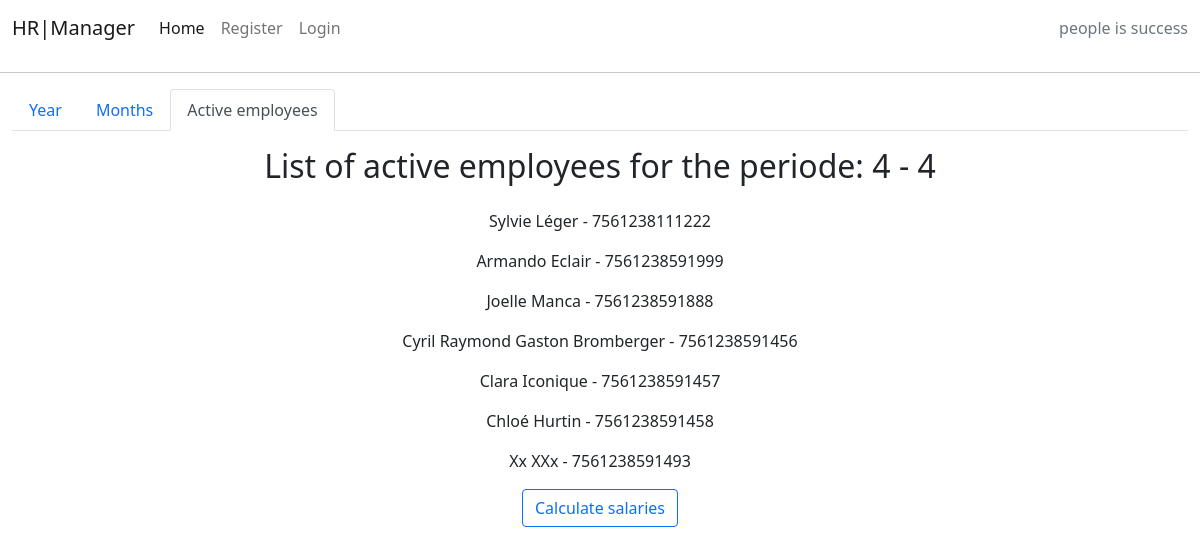
/generator/4/4/employees/, run on an earlier commit of the app's database.
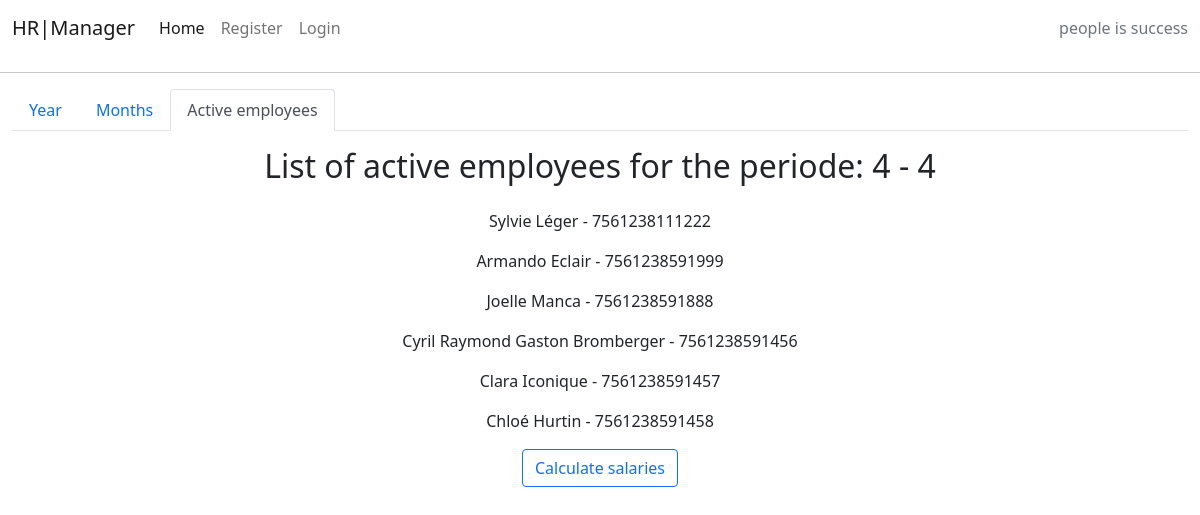
And on a later commit of the database.
### hrmanager/models.py (models this page shows, shortened)
class Employees(models.Model):
    title = models.CharField(max_length=200, unique=True, default='')
    first_name = models.CharField(max_length=30)
    last_name = models.CharField(max_length=30)
    employees_gender = models.CharField(max_length=1, choices=EMPLOYEES_GENDER)
    employees_marital_status = models.CharField(
        max_length=1, choices=EMPLOYEES_MARITAL_STATUS)
    children_for_allocations_type_1 = models.CharField(
        choices=CHILDREN_BELOW_18, blank=True, max_length=2)
    children_for_allocations_type_2 = models.CharField(
        choices=CHILDREN_BELOW_25, blank=True, max_length=2)
    birth_date = models.DateField()
    employees_age = models.PositiveSmallIntegerField()
    email_adress = models.EmailField()
    phone_number = models.IntegerField()
    emergency_contact = models.CharField(max_length=30)
    emergency_phonenumber = models.IntegerField()
    employee_picture = CloudinaryField('image', default='placeholder')
    social_security_number = models.CharField(
        max_length=13, unique=True)
    employees_bankaccount = models.CharField(max_length=21)
    start_date = models.DateField()
    end_date = models.DateField(blank=True, null=True, default=None)
    employees_holiday_rights = models.IntegerField()
    base_monthly_salary = models.IntegerField()
    LPP_deduction_employee = models.IntegerField(
        blank=True, null=True, default=0)
    LPP_deduction_employer = models.IntegerField(
        blank=True, null=True, default=0)
    employees_phone_allocation = models.PositiveSmallIntegerField(
        blank=True, null=True, default=0)
    employees_representation_allocation = models.PositiveSmallIntegerField(
        blank=True, null=True, default=0)
    expense_report = models.DecimalField(
        max_digits=5, decimal_places=2, default=0, blank=True, null=True)
    public_transportation_fees = models.DecimalField(
        max_digits=6, decimal_places=2, default=0, blank=True, null=True)
    extraordinary_salary = models.IntegerField(
        blank=True, null=True, default=0)
    created_date = models.DateTimeField(auto_now_add=True)
    updated_date = models.DateTimeField(auto_now=True)
    seniority = models.DurationField()
    employees_status = models.IntegerField(choices=STATUS, default=0)
    class Meta:
        ordering = ['start_date']
        unique_together = [['first_name', 'last_name']]

### hrmanager/views.py (the view)
class GeneratorEmployeesView(View):
    template_name = 'generator_employees.html'
    def get(self, request, year, month, *args, **kwargs):
        employees = Employees.objects.filter(
            employees_status=0
        ).values('first_name', 'last_name', 'social_security_number')
        context = {'year': year, 'month': month, 'employees': employees}
        return render(request, self.template_name, context)

### templates/generator_employees.html
{% extends "base.html" %} {% block content %}
<div class="container-fluid">
    <ul class="nav nav-tabs">
        <li class="nav-item">
            <a class="nav-link" aria-current="page" href="{% url 'generator_year' %}">Year</a>
        </li>
        <li class="nav-item">
            <a class="nav-link" aria-current="page"
                href="{% url 'generator_month' year=year %}">Months</a>
        </li>
        <li class="nav-item">
            <a class="nav-link active" href="#">Active employees</a>
        </li>
    </ul>
    <div class="container-fluid ">
        <div class="container text-center">
            <div class="row">
                <p>
                    <h2>List of active employees for the periode: {{ month }} - {{ year }}</h2>
                </p>
            </div>
            {% for employee in employees %}
                <p><span>{{ employee.first_name }} {{ employee.last_name }}</span>
                <span>- {{employee.social_security_number }}</span></p>
            {% endfor %}
        </div>
        <div class="container text-center">
            <div class="mb-3">
            <a class="btn btn-outline-primary" href="{% url 'generator_monthly_table' year=year month=month %}" role="button">
                Calculate salaries
            </a>
            </div>
        </div>
    </div>
</div>
{% endblock %}

What changed in the data, as far as the page shows it:
no longer on this page (row edited): Employees: first_name "Xx", last_name "XXx", social_security_number "7561238591493"
